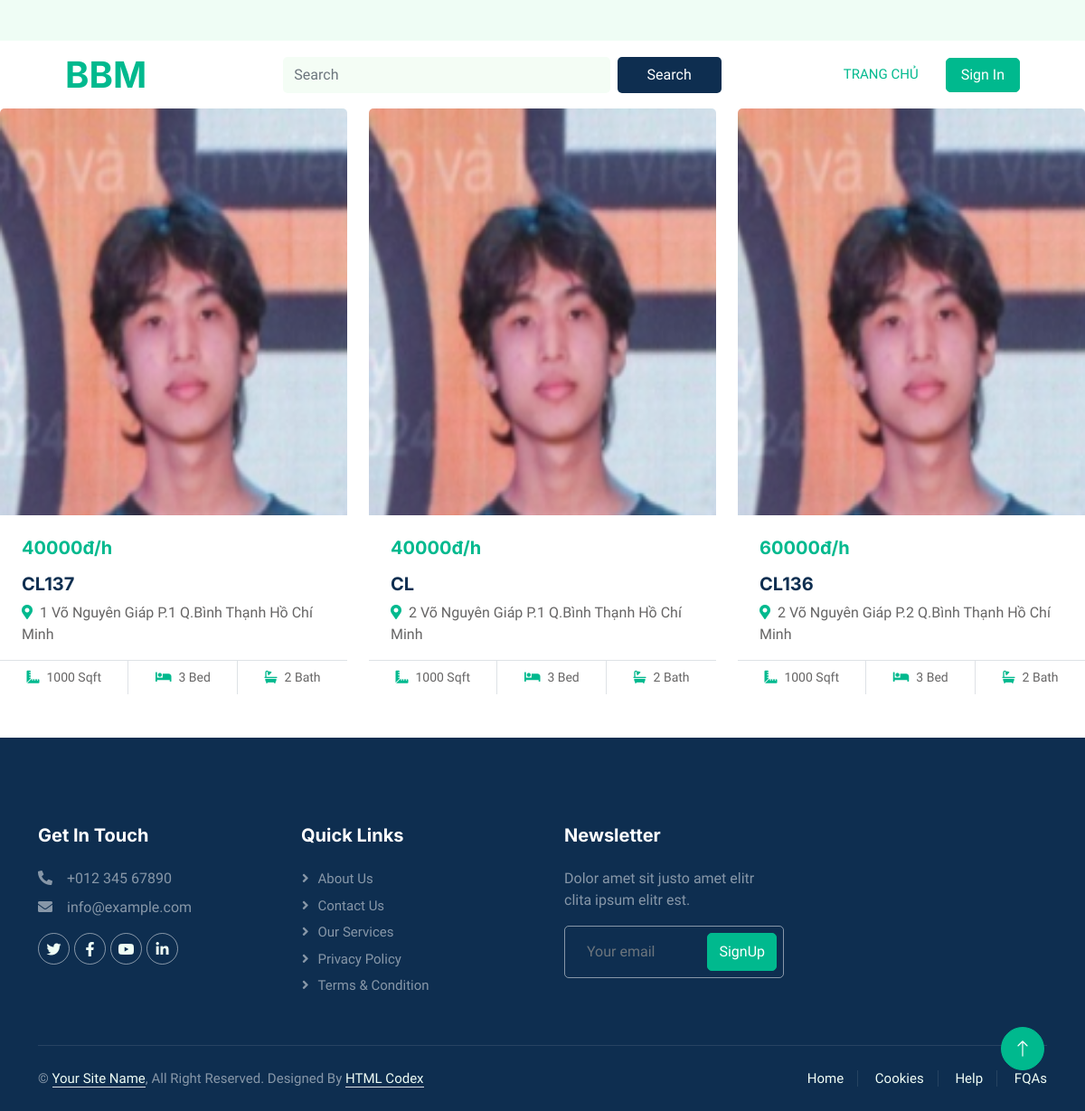
/filter/, run on the app's committed database.
### BCourt/models.py (models this page shows, shortened)
class Court(models.Model):
    courtManager = models.ForeignKey("BUser.User", on_delete=models.CASCADE, limit_choices_to={'role':'courtmanager'})
    maCourt = models.CharField(default='',max_length=10, primary_key=True)
    name = models.CharField(max_length=100)
    address = models.OneToOneField(Tinh, on_delete=models.CASCADE)
    price = models.IntegerField()
    description = models.CharField(default='',max_length=255, null=True, blank= True)
    img = models.ImageField(upload_to="images/", verbose_name="Hình ảnh sân")
    rateAvr = models.FloatField(default=0.0)  # Trung bình rating

class Tinh(models.Model):
    name = models.CharField(max_length=100)
    quan = models.ForeignKey(Quan, on_delete=models.CASCADE)
    class Meta:
        unique_together = ['name', 'quan']
    def __str__(self):
        return f"{self.quan.phuong.duong.sonha.name} {self.quan.phuong.duong.name} P.{self.quan.phuong.name} Q.{self.quan.name} {self.name}"

class Quan (models.Model):
    name = models.CharField(max_length=100)
    phuong = models.ForeignKey(Phuong, on_delete=models.CASCADE)
    class Meta:
        unique_together = ['name', 'phuong']

class Phuong (models.Model):
    name = models.CharField(max_length=100)
    duong = models.ForeignKey(Duong, on_delete=models.CASCADE)
    class Meta:
        unique_together = ['name', 'duong']

class Duong (models.Model):
    name = models.CharField(max_length=100)
    sonha = models.ForeignKey(Sonha, on_delete=models.CASCADE)
    class Meta:
        unique_together = ['name', 'sonha']

class Sonha (models.Model):
    name = models.CharField(max_length=100)
    class Meta:
        unique_together = ['name']

### home/views.py (the view)
# urls.py: path('filter/', views.courtFilter, name='filter'),
def courtFilter(request):
    selected_price = request.GET.get("price", "")
    selected_tinh = request.GET.get("tinh", "")
    selected_quan = request.GET.get("quan", "")
    selected_phuong = request.GET.get("phuong", "")
    selected_duong = request.GET.get("duong", "")
    courts = Court.objects.all()
    if selected_price == "low":
        courts = courts.filter(price__lt=50000)
    elif selected_price == "medium":
        courts = courts.filter(price__gte=50000, price__lte=100000)
    elif selected_price == "high":
        courts = courts.filter(price__gt=100000)
    if selected_tinh:
        courts = courts.filter(address__name__icontains=selected_tinh)
    if selected_quan:
        courts = courts.filter(address__quan__name__icontains=selected_quan)
    if selected_phuong:
        courts = courts.filter(address__quan__phuong__name__icontains=selected_phuong)
    if selected_duong:
        courts = courts.filter(address__quan__phuong__duong__name__icontains=selected_duong)
    context = {
        "courts": courts,
    }
    return render(request, "home/filter.html", context)

### home/templates/home/filter.html
{% extends "master_page.html" %}
{%load static%}
{%block navbar%}
    {%include '../navbar.html' %}
{%endblock%}
{%block footer%}
    {%include '../footer.html' %}
{%endblock%}
{%block content%}
<div class="row g-4">
    {% for court in courts %}
    <div class="col-lg-4 col-md-6 wow fadeInUp">
        <div class="property-court rounded overflow-hidden">
            <div class="position-relative overflow-hidden">
                <a href="{% url 'detail' court.maCourt %}"><img class="img-fluid" style="height: 450px;" src="{{court.img.url}}" alt=""></a>
            </div>
            <div class="p-4 pb-0">
                <h5 class="text-primary mb-3">{{court.price}}đ/h</h5>
                <a class="d-block h5 mb-2" href="{% url 'detail' court.maCourt %}">{{court.name}}</a>
                <p><i class="fa fa-map-marker-alt text-primary me-2"></i>{{court.address}}</p>
            </div>
            <div class="d-flex border-top">
                <small class="flex-fill text-center border-end py-2"><i class="fa fa-ruler-combined text-primary me-2"></i>1000 Sqft</small>
                <small class="flex-fill text-center border-end py-2"><i class="fa fa-bed text-primary me-2"></i>3 Bed</small>
                <small class="flex-fill text-center py-2"><i class="fa fa-bath text-primary me-2"></i>2 Bath</small>
            </div>
        </div>
    </div>
    {% empty %}
    <li>Không tìm thấy kết quả nào.</li>
    {% endfor %}
</div>
{%endblock%}

### home/static/home/css/style.css (style rules this page uses)
:root { --primary: #00B98E; --secondary: #FF6922; --light: #EFFDF5; --dark: #0E2E50; }

### data on the page
Court: img (picture), price "40000", name "CL137", address "1 Võ Nguyên Giáp P.1 Q.Bình Thạnh Hồ Chí Minh"
Court: img (picture), price "40000", name "CL", address "2 Võ Nguyên Giáp P.1 Q.Bình Thạnh Hồ Chí Minh"
Court: img (picture), price "60000", name "CL136", address "2 Võ Nguyên Giáp P.2 Q.Bình Thạnh Hồ Chí Minh"
